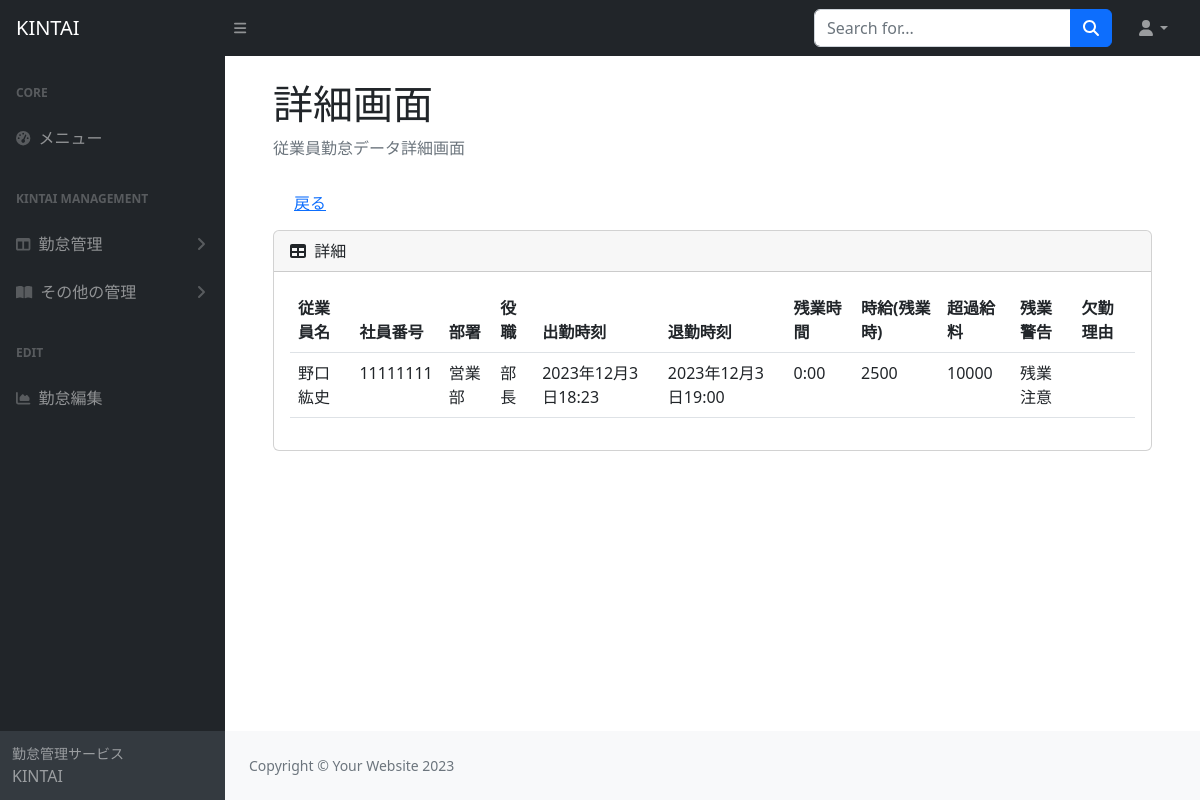
Page /kintai/detail/1 on the earlier database version.
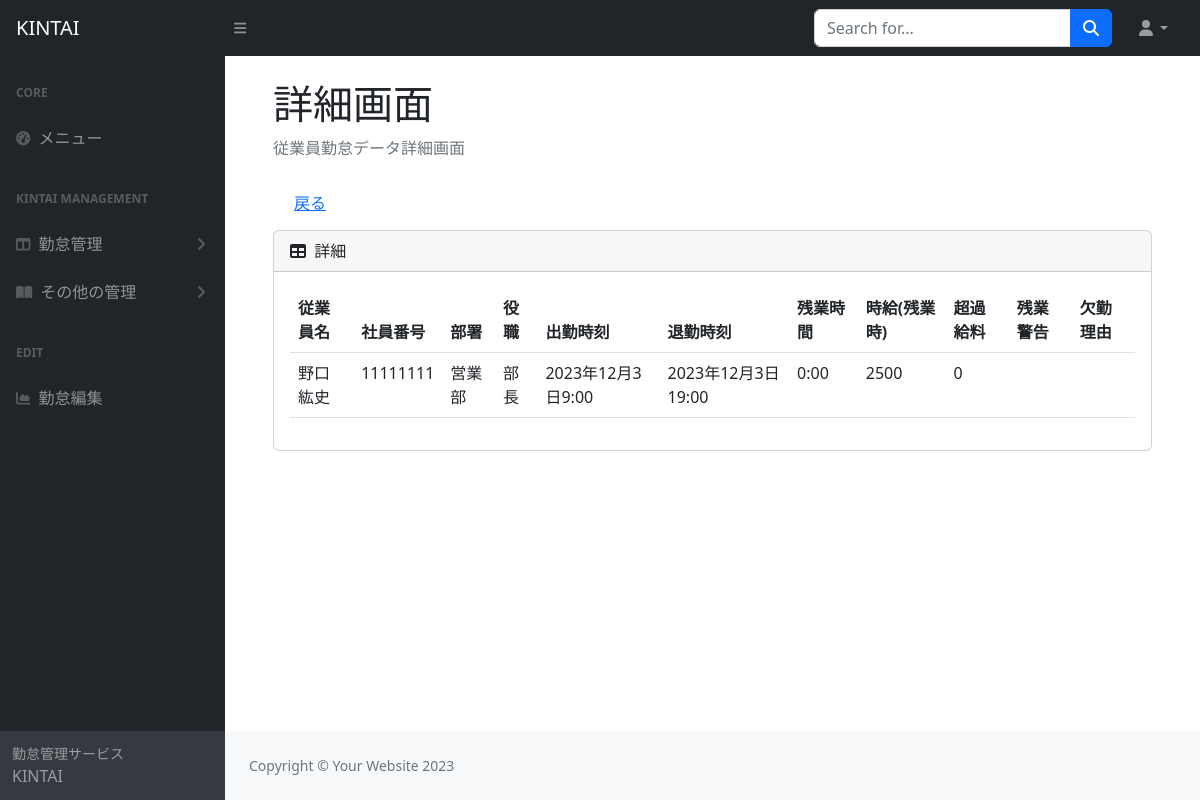
Same page on the later database version.
### kintai/models.py (models this page shows, shortened)
class KintaiModel(models.Model):
  employee = models.ForeignKey(
    Employee,
    on_delete = models.PROTECT,
    verbose_name ='従業員',
    default = None,
  )
  checkin = models.DateTimeField(
    verbose_name = '出勤時刻'
  )
  checkout = models.DateTimeField(
    verbose_name ='退勤時刻'
  )
  overtime = models.TimeField(
    verbose_name ='残業時間',
    default = '0:00:00'
  )
  hourlypaycheck = models.IntegerField(
      verbose_name="時給(残業時)",
  )
  overpaycheck = models.IntegerField(
    verbose_name = '超過給料'
  )
  """
  overtimealert = models.CharField(
    verbose_name = '残業警告',
    max_length=50,
    default='問題なし',
    blank = True,
  )
  """
  @property
  def overtimealert(self):
    overtime = (self.checkout - self.checkin - datetime.timedelta(hours=9)).seconds
    overtimetarget = (Overtimetarget.objects.last().name.hour * 60 + Overtimetarget.objects.last().name.minute) * 60
    if overtime >= overtimetarget:
      return '残業注意'
    else:
      return ''
  reasonforabsense = models.CharField(
    max_length=50,
    verbose_name = '欠勤理由',
    blank = True,
  )

class Overtimetarget(models.Model):
  name = models.TimeField(
   verbose_name='目標残業時間',
   default = '0:00:00',
  )

class Employee(models.Model):
  name = models.CharField(
  max_length=50,
  verbose_name ='従業員名'
  )
  number = models.IntegerField(
  verbose_name ='従業員番号'
  )
  department = models.ForeignKey(
    Department,
    on_delete = models.PROTECT,
    verbose_name="部署名",
    default = None,
    )
  position = models.ForeignKey(
    Position,
    on_delete = models.PROTECT,
    verbose_name="役職名",
    default = None,
    )

class Department(models.Model):
  name = models.CharField(
      verbose_name="部署名",
      max_length=50,
      )
  def __str__(self):
    return self.name

class Position(models.Model):
  name = models.CharField(
    verbose_name="役職名",
    max_length=50,
  )
  def __str__(self):
    return self.name

### kintai/views.py (the view)
# urls.py: path('kintai/detail/<int:pk>', KintaiDetail.as_view(), name='detail'),
class KintaiDetail(DetailView):
  template_name = 'kintaiapp/detail.html'
  model = KintaiModel

### kintai/templates/kintaiapp/detail.html
{% extends 'base.html' %}
{% block content %}
<main>
  <div class="container-fluid px-4">
    <h1 class="mt-4">詳細画面</h1>
    <ol class="breadcrumb mb-4">
      <li class="breadcrumb-item active">従業員勤怠データ詳細画面</li>
    </ol>
    <div class="m-2">
      <a href="{% url 'edit' %}" class="btn btn-link" tabindex="-1" role="button" aria-disabled="true">戻る</a>
    </div>
    <div class="card mb-4">
      <div class="card-header">
        <i class="fas fa-table me-1"></i>
        詳細
      </div>
      <div class="card-body">
        <table class="table" id="datatablesSimple">
          <thead>
            <tr>
              <th>従業員名</th>
              <th>社員番号</th>
              <th>部署</th>
              <th>役職</th>
              <th>出勤時刻</th>
              <th>退勤時刻</th>
              <th>残業時間</th>
              <th>時給(残業時)</th>
              <th>超過給料</th>
              <th>残業警告</th>
              <th>欠勤理由</th>
            </tr>
          </thead>
          <tbody>
            <tr>
              <td>{{ object.employee.name }}</td>
              <td>{{ object.employee.number }}</td>
              <td>{{ object.employee.department }}</td>
              <td>{{ object.employee.position }}</td>
              <td>{{ object.checkin }}</td>
              <td>{{ object.checkout }}</td>
              <td>{{ object.overtime }}</td>
              <td>{{ object.hourlypaycheck }}</td>
              <td>{{ object.overpaycheck }}</td>
              <td>{{ object.overtimealert }}</td>
              <td>{{ object.reasonforabsense }}</td>
            </tr>
          </tbody>
        </table>
      </div>
    </div>
  </div>
</main>
{% endblock %}

Differences in the rows shown:
changed KintaiModel "野口紘史": checkin "2023年12月3日18:23" → "2023年12月3日9:00"; overpaycheck "10000" → "0"; overtimealert "残業注意" → (not shown)
